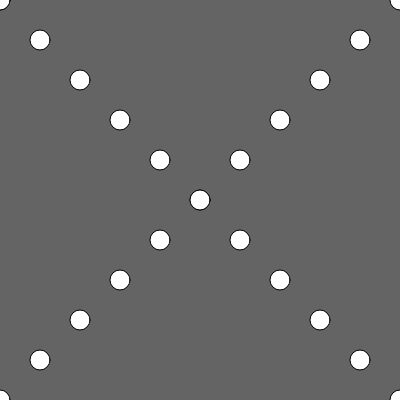
Frame 1 (no input)
Frame 60 (no input): identical to frame 1, image omitted
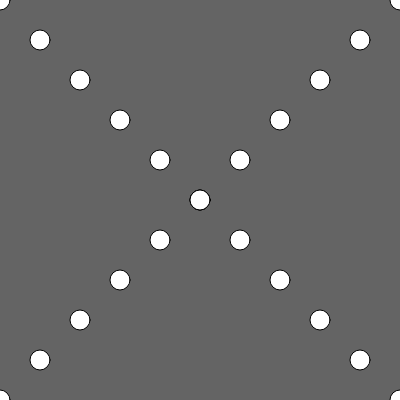
Frame 120 (the mouse pressed at the canvas centre since frame 60)

The p5.js sketch that drew these frames (run headless with seeded random() and noise() and a simulated clock; from frame 60 on, the mouse is pressed at the canvas centre):

// p5.js sketch
// ── sketch.js
// warm up excercises
// 1. summin an array
// 2. Drawing with loops practice


let a = [22, 11, 5, 5, 90, 80, 70, 60];
//        0    1  2  3 4    5  6    7
// a.length is 8
let finalA = 0;


function setup() {
  createCanvas(400, 400);
  background(300);
  // TASK 1: add up all the values in our array
  //          and display the total in the consle

  for(let n = 0; n < a.length; n += 1){
    finalA = finalA + a[n];
    console.log(finalA);
  }

}

function draw() {
  background(100);
  downLine();
  //upLine();
  
  circleFun();
}

function downLine(){
  for(let l = 0; l <= height, l <= width/width; l += 0.10 ){
    circle(width * l, height * l, 20);
    circle(width * l, height * (1 - l), 20);
  }
}

function upLine(){
  for(let y = 1, x = 0; x <= width/width; y -= 0.10, x += 0.10){
    circle(width * x, height * y, 20);
  }
}

function circleFun(){
  circle(mouseX, mouseY, 20);
}
